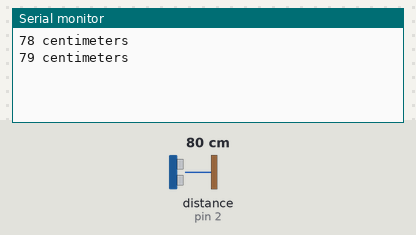
The sketch below on a simulated Arduino Uno, built with avr-gcc and run on an emulated ATmega328P. Parts: the last lines printed to the serial monitor. Wiring (inferred from the names in the program): ultrasonic range finder: trigger pin 4; echo pin 2. The inputs (shaded band) are chosen by the test bench; at power-on: distance to the obstacle (sensor on pin 2) 80 cm. The echo pulse lasts 58.3 µs per cm.

Above: at 2.8 s.
2.9 s: distance to the obstacle (sensor on pin 2) set to 2 cm
At 5.2 s:
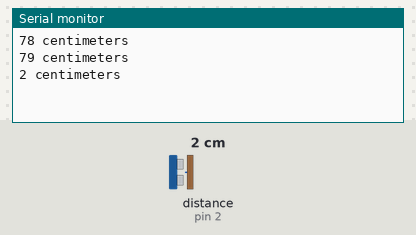
5.6 s: distance to the obstacle (sensor on pin 2) set to 4 cm
At 6.8 s:
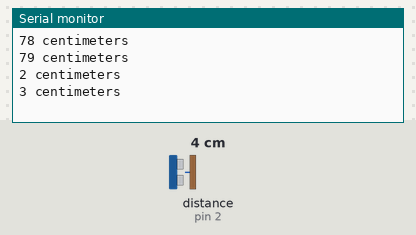
Timing chart, 0 to 8.6 s (numbered marks = the images above; inputs shaded):
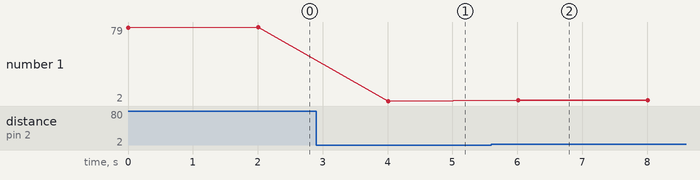

The sketch:

sketch_mar28a.ino
```cpp
// (licence header left out)
const uint8_t trigPin = 4;
const uint8_t echoPin = 2;

void setup() {
  // initialize serial communication:
  Serial.begin(9600);
}

void loop()
{

  uint32_t duration; // duration of the round trip
  uint32_t cm;        // distance of the obstacle

  // The sensor is triggered by a HIGH pulse of 10 or more microseconds.
  // Give a short LOW pulse beforehand to ensure a clean HIGH pulse:
  pinMode(trigPin, OUTPUT);
  digitalWrite(trigPin, LOW);
  delayMicroseconds(3);


  // Start trigger signal


  digitalWrite(trigPin, HIGH);
  delayMicroseconds(10);
  digitalWrite(trigPin, LOW);

  // Read the signal from the sensor: a HIGH pulse whose
  // duration is the time (in microseconds) from the sending
  // of the ping to the reception of its echo off of an object.

  pinMode(echoPin, INPUT);
  duration = pulseIn(echoPin, HIGH);

  // convert the time into a distance
  cm = (uint32_t)((duration<<4)+duration)/1000.0; // cm = 17 * duration/1000

  Serial.print(cm);
  Serial.print(" centimeters");
  Serial.println();

  delay(2000);
}
```

Measured:
- after the input at 2.9 s, the serial monitor: prints a new line after 1.1 s (image 1)
- after the input at 5.6 s, the serial monitor: prints a new line after 0.41 s (image 2)
- plotted number 1: 79 → 2 after the input at 2.9 s, 2 → 3 after the input at 5.6 s
